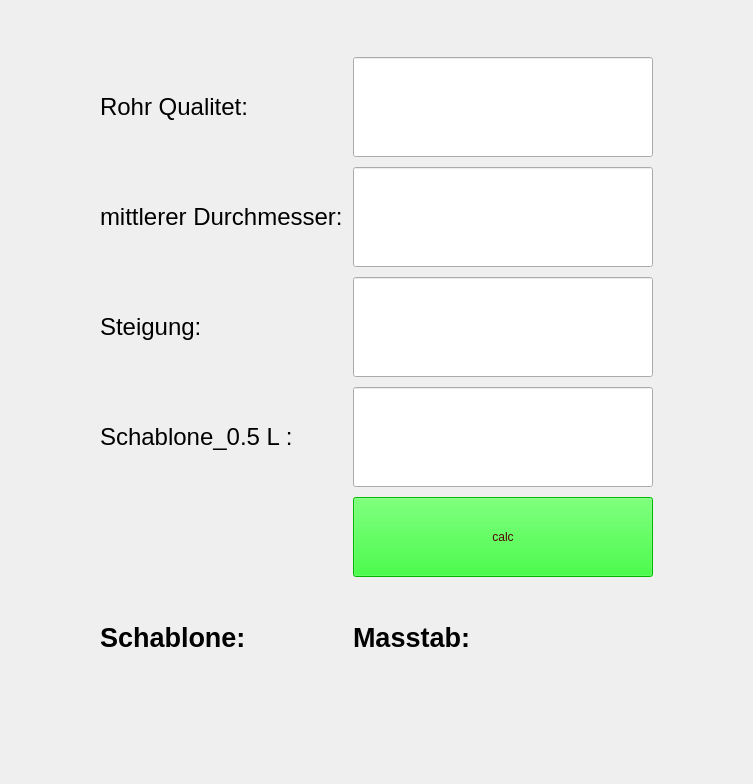
<?xml version="1.0" encoding="UTF-8"?>
<ui version="4.0">
 <class>Rollmaschine_calculator</class>
 <widget class="QWidget" name="Rollmaschine_calculator">
  <property name="geometry">
   <rect>
    <x>0</x>
    <y>0</y>
    <width>753</width>
    <height>784</height>
   </rect>
  </property>
  <property name="sizePolicy">
   <sizepolicy hsizetype="Preferred" vsizetype="Preferred">
    <horstretch>0</horstretch>
    <verstretch>0</verstretch>
   </sizepolicy>
  </property>
  <property name="minimumSize">
   <size>
    <width>600</width>
    <height>600</height>
   </size>
  </property>
  <property name="maximumSize">
   <size>
    <width>10000</width>
    <height>10000</height>
   </size>
  </property>
  <property name="windowTitle">
   <string>Rohr radius calculator</string>
  </property>
  <layout class="QGridLayout" name="gridLayout_2">
   <item row="0" column="0">
    <layout class="QGridLayout" name="gridLayout" rowstretch="0,0,0,0,0,0" columnstretch="0,0,0">
     <property name="bottomMargin">
      <number>40</number>
     </property>
     <property name="spacing">
      <number>10</number>
     </property>
     <item row="3" column="2">
      <widget class="QLineEdit" name="in_schablone_L">
       <property name="sizePolicy">
        <sizepolicy hsizetype="Fixed" vsizetype="Fixed">
         <horstretch>0</horstretch>
         <verstretch>0</verstretch>
        </sizepolicy>
       </property>
       <property name="minimumSize">
        <size>
         <width>300</width>
         <height>100</height>
        </size>
       </property>
       <property name="font">
        <font>
         <pointsize>20</pointsize>
        </font>
       </property>
       <property name="alignment">
        <set>Qt::AlignLeading|Qt::AlignLeft|Qt::AlignTop</set>
       </property>
      </widget>
     </item>
     <item row="5" column="2">
      <widget class="QLabel" name="out_schablone">
       <property name="sizePolicy">
        <sizepolicy hsizetype="Fixed" vsizetype="Fixed">
         <horstretch>0</horstretch>
         <verstretch>0</verstretch>
        </sizepolicy>
       </property>
       <property name="minimumSize">
        <size>
         <width>200</width>
         <height>100</height>
        </size>
       </property>
       <property name="font">
        <font>
         <pointsize>20</pointsize>
         <weight>75</weight>
         <bold>true</bold>
        </font>
       </property>
       <property name="text">
        <string>Masstab:</string>
       </property>
      </widget>
     </item>
     <item row="1" column="2">
      <widget class="QLineEdit" name="in_durchmess">
       <property name="sizePolicy">
        <sizepolicy hsizetype="Fixed" vsizetype="Fixed">
         <horstretch>0</horstretch>
         <verstretch>0</verstretch>
        </sizepolicy>
       </property>
       <property name="minimumSize">
        <size>
         <width>300</width>
         <height>100</height>
        </size>
       </property>
       <property name="font">
        <font>
         <pointsize>20</pointsize>
        </font>
       </property>
      </widget>
     </item>
     <item row="1" column="1">
      <widget class="QLabel" name="label_durchmess">
       <property name="sizePolicy">
        <sizepolicy hsizetype="Fixed" vsizetype="Fixed">
         <horstretch>0</horstretch>
         <verstretch>0</verstretch>
        </sizepolicy>
       </property>
       <property name="minimumSize">
        <size>
         <width>200</width>
         <height>100</height>
        </size>
       </property>
       <property name="font">
        <font>
         <pointsize>18</pointsize>
        </font>
       </property>
       <property name="text">
        <string>mittlerer Durchmesser:</string>
       </property>
      </widget>
     </item>
     <item row="0" column="2">
      <widget class="QLineEdit" name="in_qualitet">
       <property name="sizePolicy">
        <sizepolicy hsizetype="Fixed" vsizetype="Fixed">
         <horstretch>0</horstretch>
         <verstretch>0</verstretch>
        </sizepolicy>
       </property>
       <property name="minimumSize">
        <size>
         <width>300</width>
         <height>100</height>
        </size>
       </property>
       <property name="font">
        <font>
         <pointsize>20</pointsize>
        </font>
       </property>
      </widget>
     </item>
     <item row="3" column="1">
      <widget class="QLabel" name="label_schablone">
       <property name="sizePolicy">
        <sizepolicy hsizetype="Fixed" vsizetype="Fixed">
         <horstretch>0</horstretch>
         <verstretch>0</verstretch>
        </sizepolicy>
       </property>
       <property name="minimumSize">
        <size>
         <width>200</width>
         <height>100</height>
        </size>
       </property>
       <property name="font">
        <font>
         <pointsize>18</pointsize>
        </font>
       </property>
       <property name="text">
        <string>Schablone_0.5 L :</string>
       </property>
      </widget>
     </item>
     <item row="5" column="1">
      <widget class="QLabel" name="out_masstab">
       <property name="sizePolicy">
        <sizepolicy hsizetype="Fixed" vsizetype="Fixed">
         <horstretch>0</horstretch>
         <verstretch>0</verstretch>
        </sizepolicy>
       </property>
       <property name="minimumSize">
        <size>
         <width>200</width>
         <height>100</height>
        </size>
       </property>
       <property name="font">
        <font>
         <pointsize>20</pointsize>
         <weight>75</weight>
         <bold>true</bold>
        </font>
       </property>
       <property name="text">
        <string>Schablone:</string>
       </property>
      </widget>
     </item>
     <item row="0" column="1">
      <widget class="QLabel" name="label_qualitet">
       <property name="minimumSize">
        <size>
         <width>200</width>
         <height>100</height>
        </size>
       </property>
       <property name="font">
        <font>
         <pointsize>18</pointsize>
        </font>
       </property>
       <property name="text">
        <string>Rohr Qualitet:</string>
       </property>
      </widget>
     </item>
     <item row="2" column="2">
      <widget class="QLineEdit" name="in_steigung">
       <property name="sizePolicy">
        <sizepolicy hsizetype="Fixed" vsizetype="Fixed">
         <horstretch>0</horstretch>
         <verstretch>0</verstretch>
        </sizepolicy>
       </property>
       <property name="minimumSize">
        <size>
         <width>300</width>
         <height>100</height>
        </size>
       </property>
       <property name="font">
        <font>
         <pointsize>20</pointsize>
        </font>
       </property>
      </widget>
     </item>
     <item row="2" column="1">
      <widget class="QLabel" name="label_steigung">
       <property name="sizePolicy">
        <sizepolicy hsizetype="Fixed" vsizetype="Fixed">
         <horstretch>0</horstretch>
         <verstretch>0</verstretch>
        </sizepolicy>
       </property>
       <property name="minimumSize">
        <size>
         <width>200</width>
         <height>100</height>
        </size>
       </property>
       <property name="font">
        <font>
         <pointsize>18</pointsize>
        </font>
       </property>
       <property name="text">
        <string>Steigung:</string>
       </property>
      </widget>
     </item>
     <item row="4" column="2">
      <widget class="QPushButton" name="pcmd_calc">
       <property name="sizePolicy">
        <sizepolicy hsizetype="Fixed" vsizetype="Fixed">
         <horstretch>0</horstretch>
         <verstretch>0</verstretch>
        </sizepolicy>
       </property>
       <property name="minimumSize">
        <size>
         <width>300</width>
         <height>80</height>
        </size>
       </property>
       <property name="font">
        <font>
         <family>MS Shell Dlg 2</family>
         <pointsize>9</pointsize>
         <weight>9</weight>
         <italic>false</italic>
         <bold>false</bold>
        </font>
       </property>
       <property name="styleSheet">
        <string notr="true">background-color: rgb(0, 255, 0);
color: rgb(85, 0, 0);
font: 75 9pt &quot;MS Shell Dlg 2&quot;;</string>
       </property>
       <property name="text">
        <string>calc</string>
       </property>
      </widget>
     </item>
    </layout>
   </item>
  </layout>
 </widget>
 <resources/>
 <connections>
  <connection>
   <sender>pcmd_calc</sender>
   <signal>clicked()</signal>
   <receiver>Rollmaschine_calculator</receiver>
   <slot>calculate()</slot>
   <hints>
    <hint type="sourcelabel">
     <x>320</x>
     <y>244</y>
    </hint>
    <hint type="destinationlabel">
     <x>545</x>
     <y>208</y>
    </hint>
   </hints>
  </connection>
 </connections>
 <slots>
  <slot>calculate()</slot>
 </slots>
</ui>
